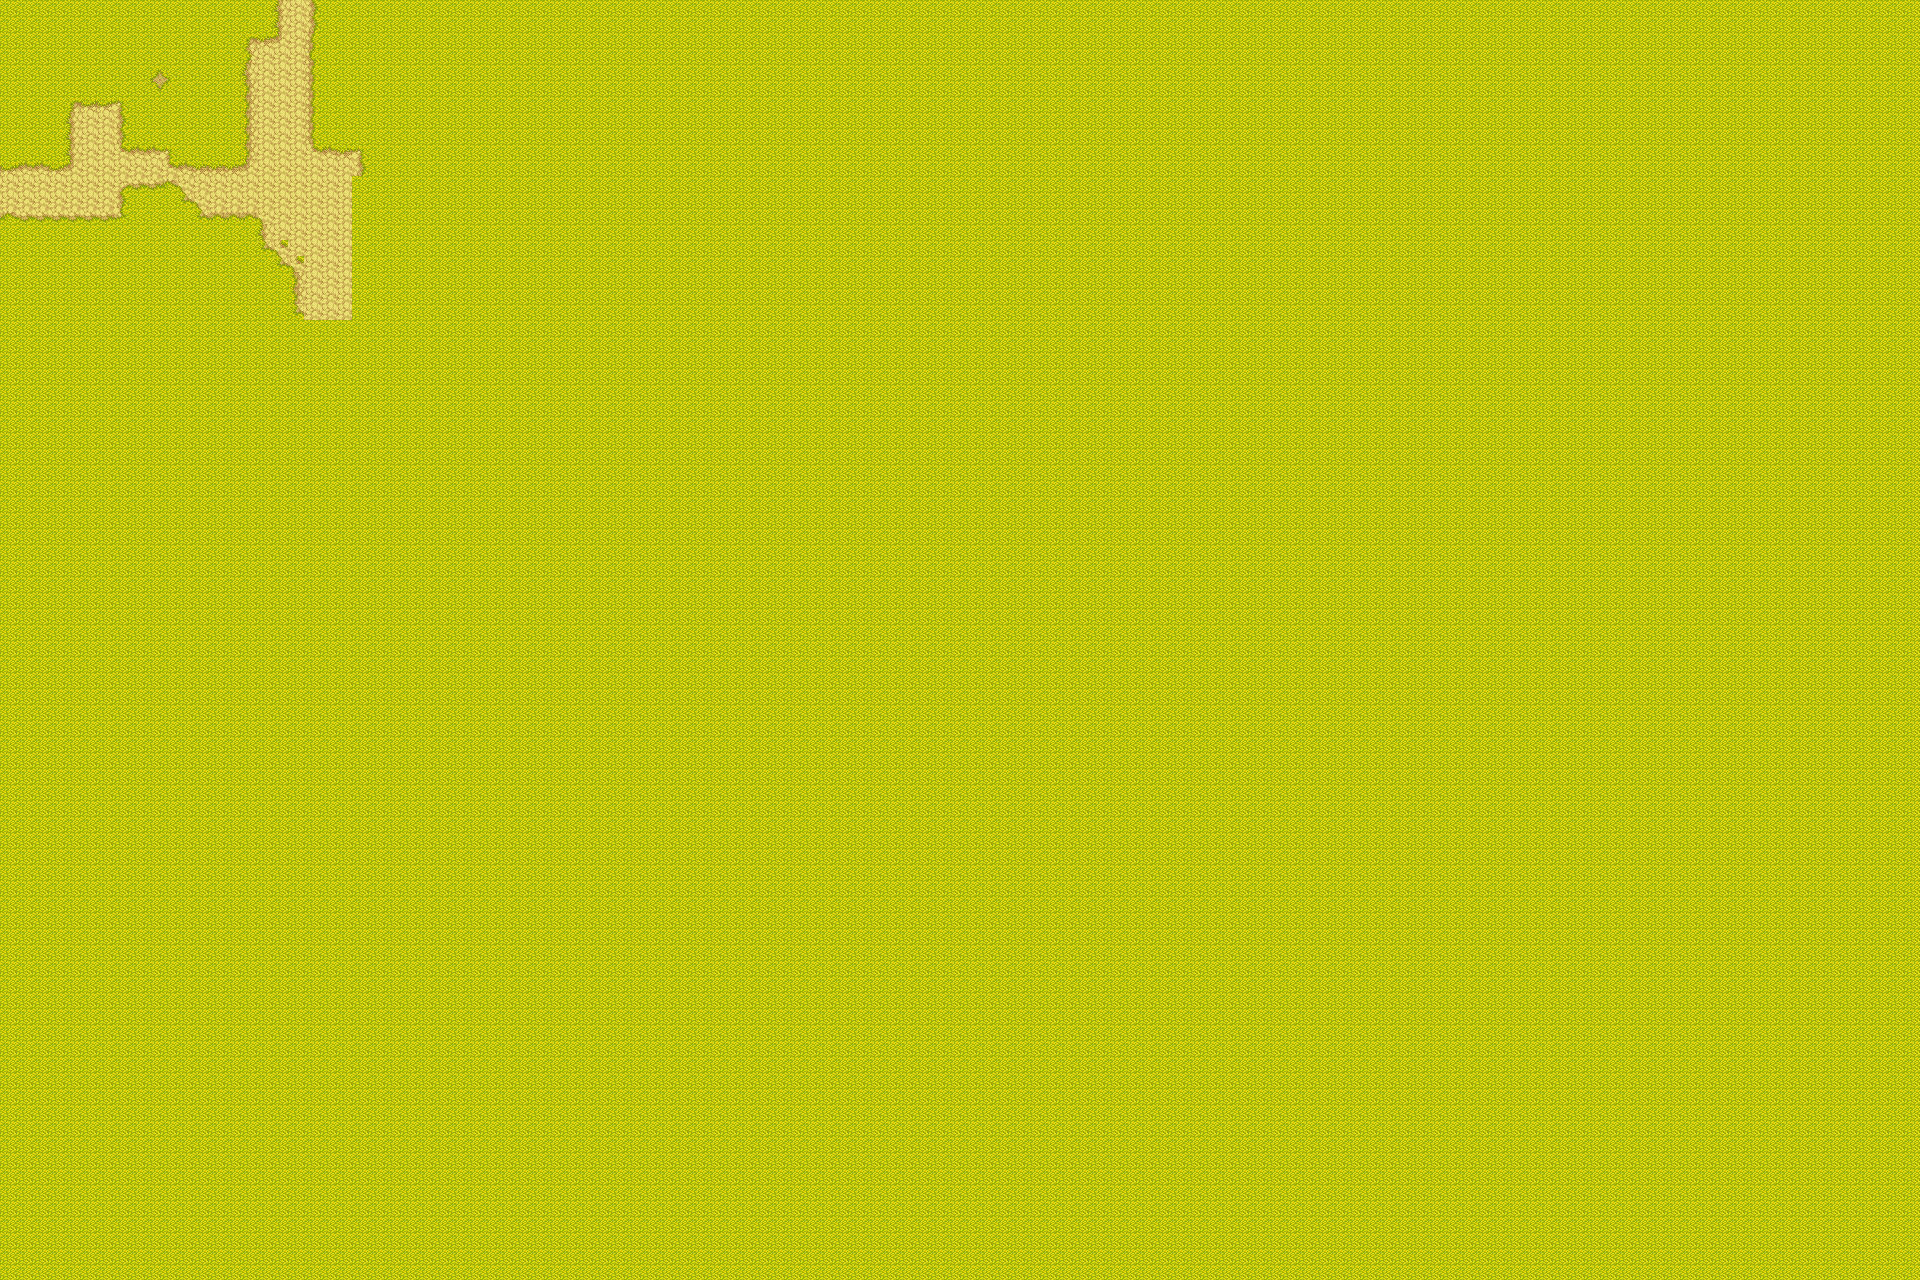

Below is a game level as drawn by its tile map, then a one-line description and the .tmx that defines it (tile-layer data replaced by summaries):
An orthogonal 120x80 tile map with 16x16 px tiles, 1 tile layer (GroundLayer), 3 hidden layers not drawn.

<map version="1.10" tiledversion="1.11.2" orientation="orthogonal" renderorder="right-down" width="120" height="80" tilewidth="16" tileheight="16" infinite="0" nextlayerid="5" nextobjectid="1">
 <tileset firstgid="1" name="Autumns Rise &amp; Autumns Fall" tilewidth="16" tileheight="16" tilecount="1824" columns="32">
  <image source="../../Assets/Autumns Rise &amp; Autumns Fall.png" width="512" height="912" />
 </tileset>
 <layer id="1" name="GroundLayer" width="120" height="80">
  <data>[9600 cells, 9600 non-empty, 27 distinct tile ids]</data>
 </layer>
 <layer id="3" name="GroundEnvLayer" width="120" height="80" visible="0">
  <data>[9600 cells, 7 non-empty, 4 distinct tile ids]</data>
 </layer>
 <layer id="2" name="EnvLayer" width="120" height="80" visible="0">
  <data>[9600 cells, 119 non-empty, 83 distinct tile ids]</data>
 </layer>
 <layer id="4" name="CollisionLayer" width="120" height="80" visible="0">
  <data>[9600 cells, 75 non-empty, 1 distinct tile ids]</data>
 </layer>
</map>
